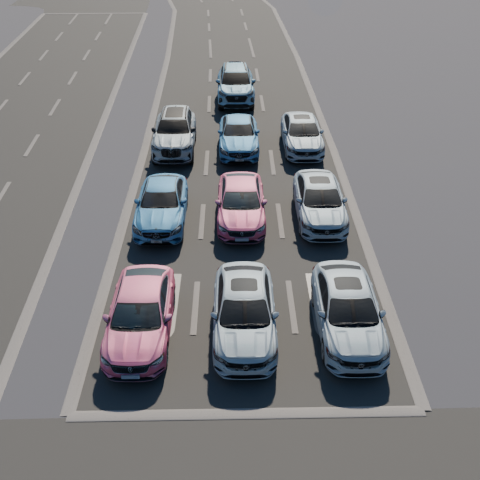
#> input picture dataset_example/rgb/cam_path_2.png, 480 x 480 px, found by its file name
$ python corrupted_images.py
#> lines starting #> are read from the running program, lines starting #| are printed output that depends on the picture
'''
Author: WANG Maonan
Date: 2025-07-16 21:47:21
LastEditors: WANG Maonan
Description: 随机模拟摄像头损坏
    死像素(dead_pixels)：

        随机生成黑色像素点（占图像5%面积）

        模拟传感器CMOS/CCD物理损坏

    扫描线噪声(line_noise)：

        随机黑色水平横线

        模拟传输线路干扰

    颜色失真(color_distortion)：

        RGB通道错位偏移

        模拟色彩滤镜损坏

    局部黑屏(partial_blackout)：

        随机矩形区域完全黑屏

        模拟传感器局部模块失效

    随机噪声(random_noise)：

        高斯噪声污染

        模拟电子干扰或传输错误

    严重模糊(blurred)：

        高强度高斯模糊

        模拟镜头污染或焦距故障

    亮度闪烁(flicker)：

        随机亮度变化

        模拟电源不稳定

    完全失效(complete_failure)：

        纯色暗红图像

        模拟传感器完全停止工作
LastEditTime: 2025-07-16 21:49:45
'''
import os
import cv2
import random
import numpy as np

def simulate_corruption(image_path, output_dir="corrupted_images"):
    """模拟传感器损坏效果并保存损坏后的图像
    :param image_path: 原始传感器图像路径
    :param output_dir: 输出目录
    """
#> called with output_dir = 'corrupted_images'
    # 创建输出目录
    os.makedirs(output_dir, exist_ok=True)

    # 读取原始图像
    original = cv2.imread(image_path)
#> original is the input picture: shape (480, 480, 3); mean B, G, R 132.2, 131, 131.7
    if original is None:
        raise FileNotFoundError(f"图像加载失败: {image_path}")

    # 定义损坏类型列表
    corruption_types = [
        "dead_pixels", "line_noise", "color_distortion",
        "partial_blackout", "random_noise", "blurred",
        "flicker", "complete_failure"
    ]
    # flicker, 亮度闪烁

    # 为每种损坏类型生成图像
    for corruption in corruption_types:
        corrupted = original.copy()

        if corruption == "dead_pixels":
            # 死像素效果
            height, width = corrupted.shape[:2]
            for _ in range(int(width * height * 0.25)):  # 25% 的像素损坏
                x = random.randint(0, width-1)
                y = random.randint(0, height-1)
                corrupted[y, x] = [0, 0, 0]  # 黑色死点

        elif corruption == "line_noise":
            # 扫描线噪声
            for i in range(0, corrupted.shape[0], 5):
                if random.random() > 0.7:
                    corrupted[i:i+2, :] = 0  # 黑色横线

        elif corruption == "color_distortion":
            # 颜色失真 (RGB通道偏移)
            b, g, r = cv2.split(corrupted)
            r = np.roll(r, random.randint(-20, 20), axis=1)
            g = np.roll(g, random.randint(-15, 15), axis=0)
            corrupted = cv2.merge((b, g, r))

        elif corruption == "partial_blackout":
            # 局部黑屏
            h, w = corrupted.shape[:2]
            x1 = random.randint(0, w//2)
            y1 = random.randint(0, h//2)
            x2 = random.randint(w//2, w)
            y2 = random.randint(h//2, h)
            corrupted[y1:y2, x1:x2] = 0

        elif corruption == "random_noise":
            # 随机噪声
            noise = np.random.normal(0, 50, corrupted.shape).astype(np.int32)
            corrupted = np.clip(corrupted + noise, 0, 255).astype(np.uint8)

        elif corruption == "blurred":
            # 严重模糊 (模拟镜头损坏)
            corrupted = cv2.GaussianBlur(corrupted, (25, 25), 0)

        elif corruption == "flicker":
            # 闪烁效果 (随机亮度变化)
            brightness = random.uniform(0.3, 1.5)
            corrupted = cv2.convertScaleAbs(corrupted, alpha=brightness, beta=0)

        elif corruption == "complete_failure":
            # 完全失效 (纯色图像)
            corrupted[:, :] = [random.randint(0, 50), 0, 0]  # 暗红色

        # 保存损坏后的图像
        filename = os.path.join(output_dir, f"{corruption}_{os.path.basename(image_path)}")
        cv2.imwrite(filename, corrupted)
        print(f"已生成: {filename}")
#> this loop made 8 passes
#> pass 1, in simulate_corruption, `cv2.imwrite(filename, corrupted)`:
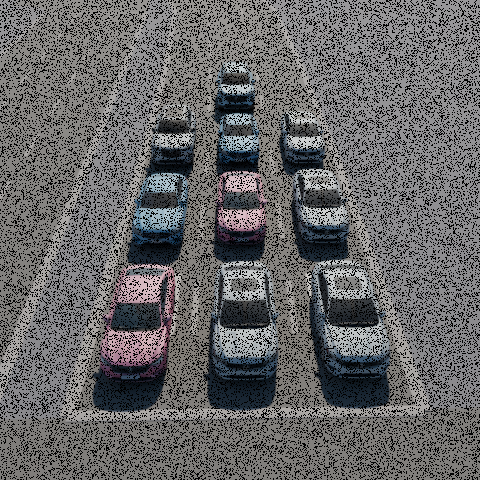
#> saved as dead_pixels_cam_path_2.png: shape (480, 480, 3); mean B, G, R 102.9, 102, 102.6
#> pass 2, in simulate_corruption, `cv2.imwrite(filename, corrupted)`:
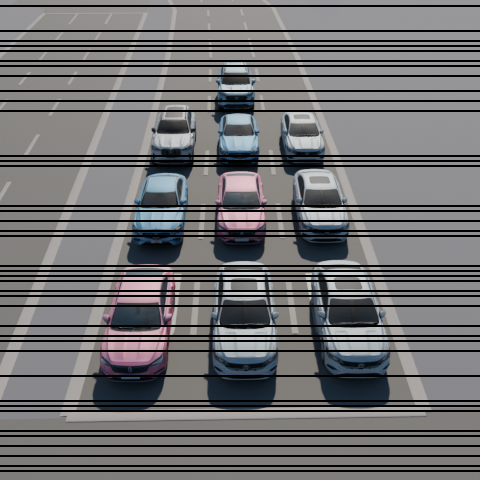
#> saved as line_noise_cam_path_2.png: shape (480, 480, 3); mean B, G, R 109.8, 108.8, 109.3
#> pass 3, in simulate_corruption, `b, g, r = cv2.split(corrupted)`:
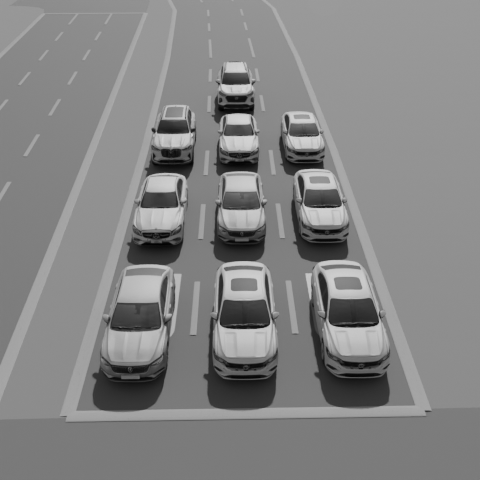
#> b: shape (480, 480); min 2, max 211, mean 132.2
#> after the loop:
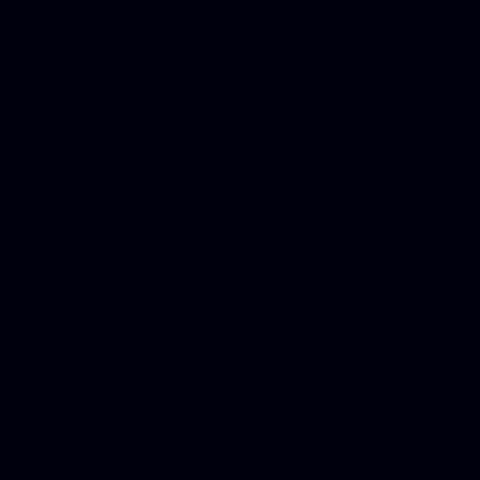
#> corrupted: shape (480, 480, 3); mean B, G, R 13, 0, 0

if __name__ == "__main__":
    # 使用示例
    input_image = "/home/tshub/Code_Project/2_Traffic/TrafficAlpha/VLM-TSC/assets/speical_scenarios/cam_path_2.png"  # 替换为你的传感器图像路径
    simulate_corruption(input_image)

$ run again, with dataset_example/rgb/cam_path_0.png copied over dataset_example/rgb/cam_path_2.png
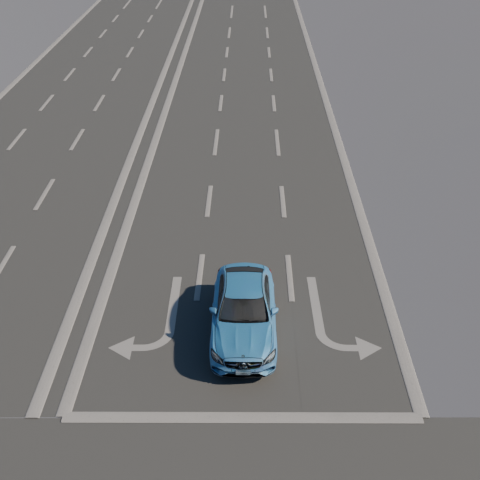
#> input picture dataset_example/rgb/cam_path_0.png, 480 x 480 px, found by its file name
#> in simulate_corruption, original is the input picture: shape (480, 480, 3); mean B, G, R 126.8, 126.6, 126.8
#> the loop in simulate_corruption, `for corruption in corruption_types:` made 8 passes
#> pass 1, in simulate_corruption, `cv2.imwrite(filename, corrupted)`:
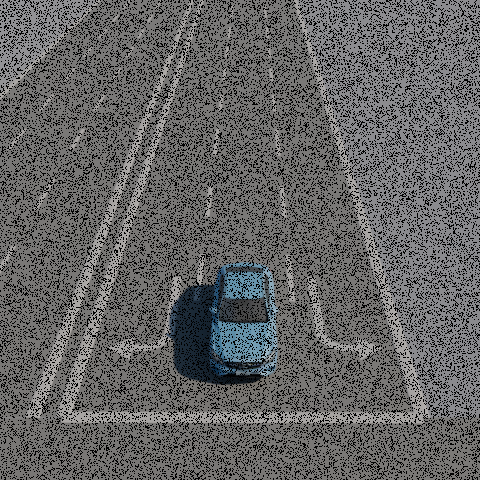
#> saved as dead_pixels_cam_path_2.png: shape (480, 480, 3); mean B, G, R 98.8, 98.6, 98.8
#> pass 3, in simulate_corruption, `b, g, r = cv2.split(corrupted)`:
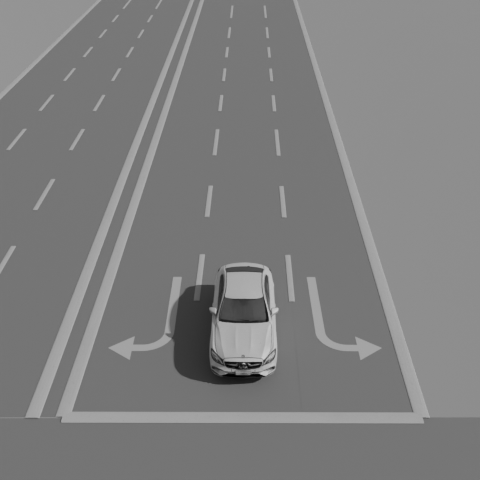
#> b: shape (480, 480); min 1, max 202, mean 126.8

$ run again, with dataset_example/rgb/cam_path_1.png copied over dataset_example/rgb/cam_path_2.png
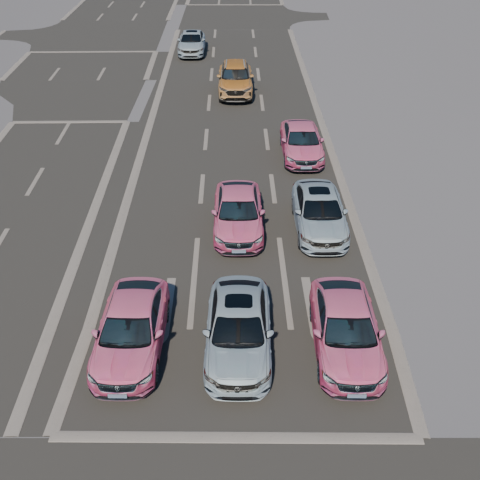
#> input picture dataset_example/rgb/cam_path_1.png, 480 x 480 px, found by its file name
#> in simulate_corruption, original is the input picture: shape (480, 480, 3); mean B, G, R 131.2, 130.5, 133.8
#> the loop in simulate_corruption, `for corruption in corruption_types:` made 8 passes
#> pass 1, in simulate_corruption, `cv2.imwrite(filename, corrupted)`:
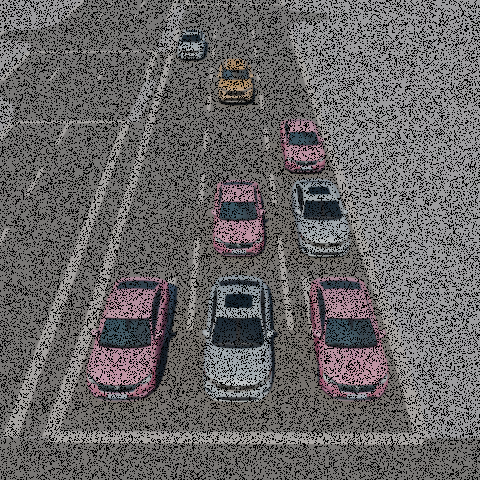
#> saved as dead_pixels_cam_path_2.png: shape (480, 480, 3); mean B, G, R 102.2, 101.6, 104.2
#> pass 3, in simulate_corruption, `b, g, r = cv2.split(corrupted)`:
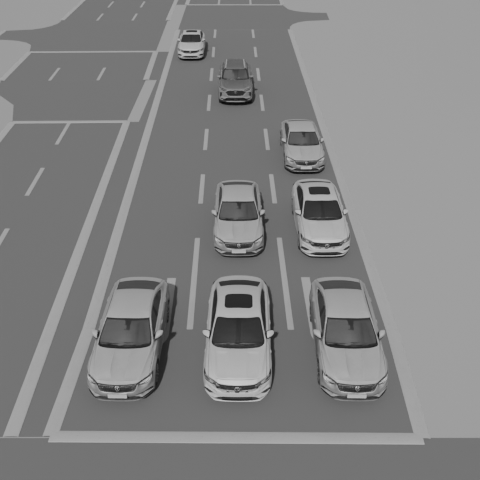
#> b: shape (480, 480); min 9, max 200, mean 131.2

$ run again, with dataset_example/rgb/cam_path_3.png copied over dataset_example/rgb/cam_path_2.png
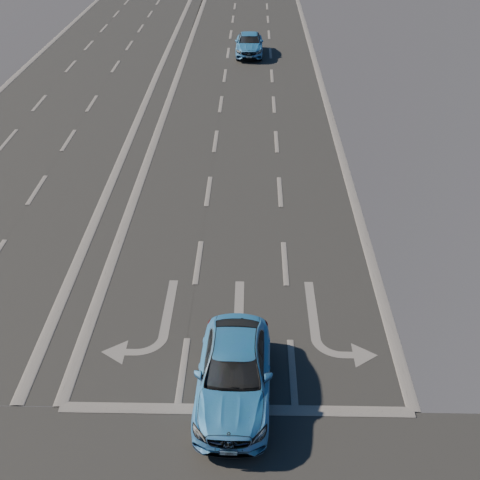
#> input picture dataset_example/rgb/cam_path_3.png, 480 x 480 px, found by its file name
#> in simulate_corruption, original is the input picture: shape (480, 480, 3); mean B, G, R 127.2, 126.5, 126.1
#> the loop in simulate_corruption, `for corruption in corruption_types:` made 8 passes
#> pass 1, in simulate_corruption, `cv2.imwrite(filename, corrupted)`:
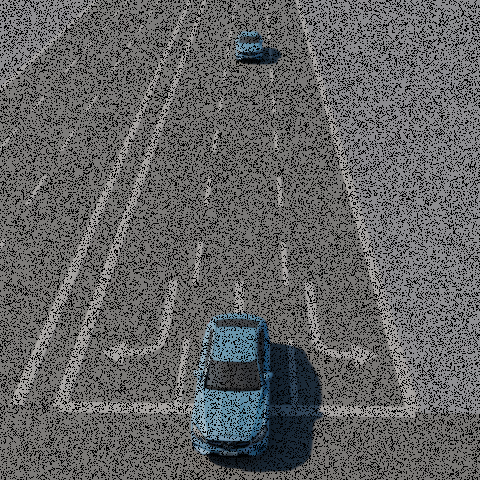
#> saved as dead_pixels_cam_path_2.png: shape (480, 480, 3); mean B, G, R 99.1, 98.6, 98.2
#> pass 3, in simulate_corruption, `b, g, r = cv2.split(corrupted)`:
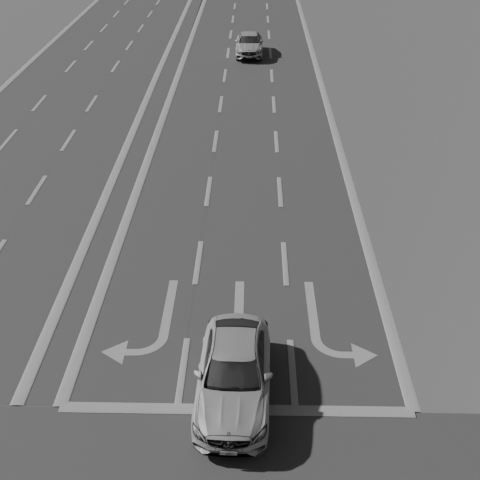
#> g: shape (480, 480); min 0, max 190, mean 126.5
